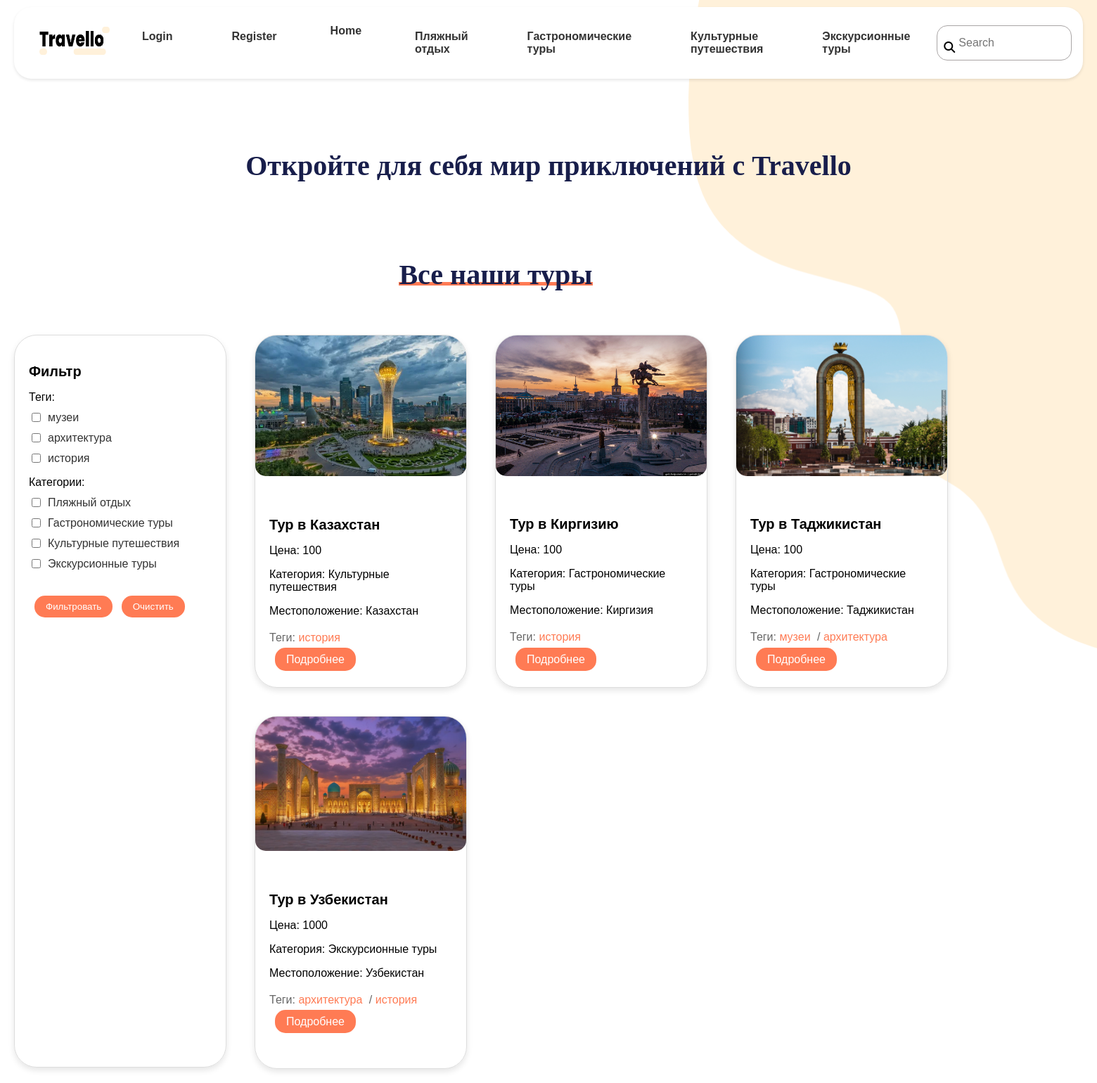
The app's page /tours/, older data.
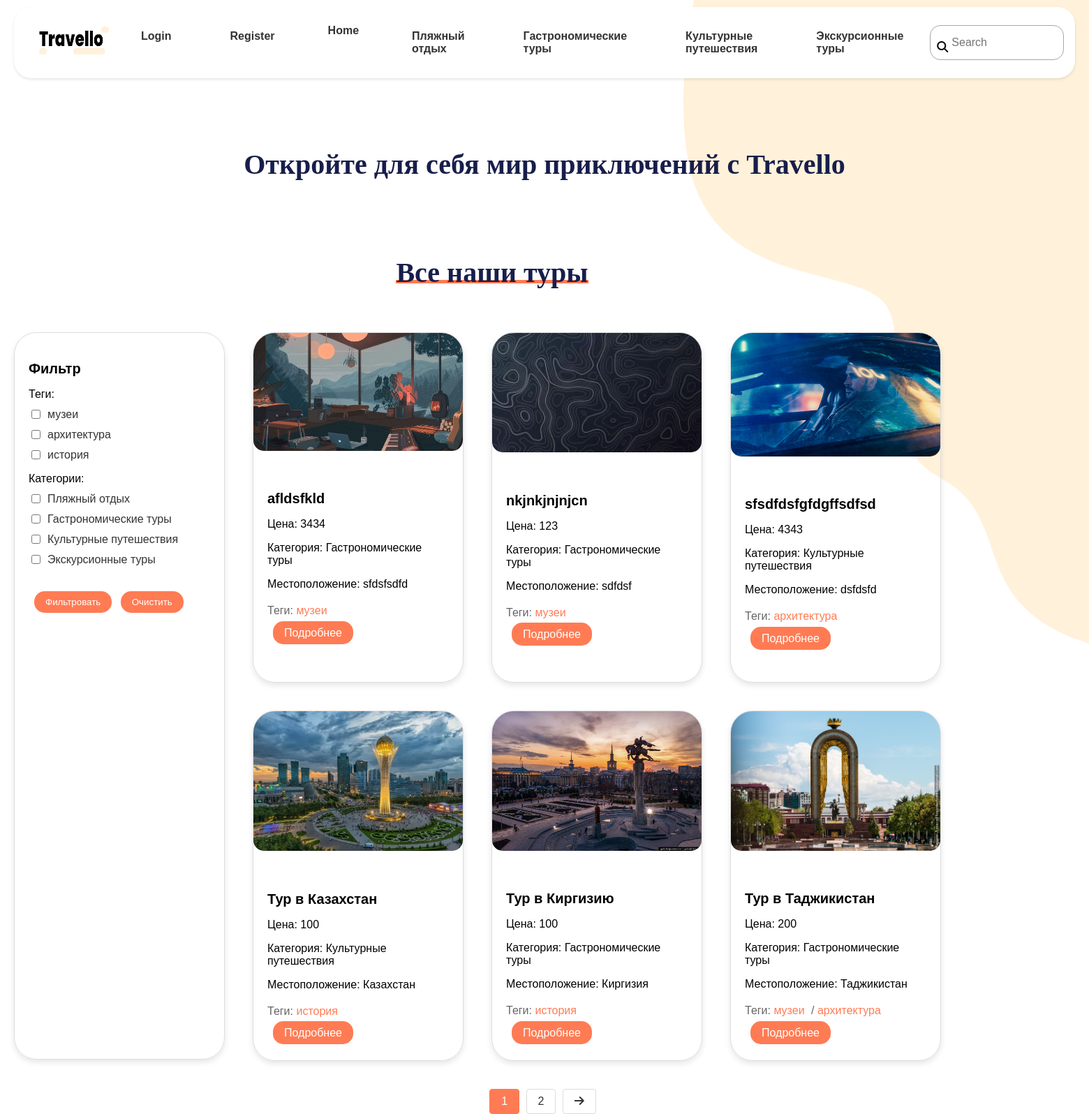
The same page, newer data.
### travel_tour/models.py (models this page shows, shortened)
class Category(models.Model):
    class Meta:
        verbose_name = 'категория'
        verbose_name_plural = 'категории'
    name = models.CharField(max_length=100, verbose_name='название')
    def __str__(self):
        return self.name

class Tour(models.Model):
    class Meta:
        verbose_name = 'тур'
        verbose_name_plural = 'туры'
    name = models.CharField(verbose_name='название', max_length=100)
    image = models.ImageField(verbose_name='изображение', upload_to='tour_images')
    price = models.IntegerField(verbose_name='цена')
    description = models.TextField(verbose_name='описание', max_length=300)
    tags = models.ManyToManyField('Tag', verbose_name='теги')
    category = models.ForeignKey('Category', on_delete=models.PROTECT, related_name='tours', verbose_name='категория')
    location = models.CharField(max_length=200, verbose_name='местоположение')

class Tag(models.Model):
    class Meta:
        verbose_name = 'тег'
        verbose_name_plural = 'теги'
    name = models.CharField(max_length=100, verbose_name='название')
    def __str__(self):
        return self.name

### travel_tour/views.py (the view)
# urls.py: path('', views.main, name='index'),
def main(request):
    tours = Tour.objects.all().order_by('name')
    search_query = request.GET.get('search')
    if search_query:
        tours = tours.filter(Q(name__icontains=search_query) | Q(category__name__icontains=search_query) | Q(tags__name__icontains=search_query)).distinct()
    category_id = request.GET.get('category')
    if category_id:
        category = Category.objects.get(id=category_id)
        tours = tours.filter(category=category)
    tag_id = request.GET.get('tag')
    if tag_id:
        tag = Tag.objects.get(id=tag_id)
        tours = tours.filter(tags=tag)
    filterset = TourFilter(request.GET, queryset=tours)
    tours = filterset.qs
    print("Filtered tours count:", tours.count())
    paginator = Paginator(tours, 6)
    page_number = request.GET.get('page')
    page_obj = paginator.get_page(page_number)
    tags = Tag.objects.all()
    return render(request, 'index.html', {'page_obj': page_obj, 'tags': tags, 'filterset': filterset})

### travel_tour/templatetags/custom_tags.py (called while the page is built)
@register.simple_tag()
def get_categories():
    return Category.objects.all()

### templates/index.html (shortened to what this page needs)
{% extends 'base.html' %}
{% block content %}
    <div class="home_title mb-4">
        <div class="home_text text-center">
            <h2>Откройте для себя мир приключений с Travello</h2>
        </div>
        <div class="all_tours_text text-center">
            <h3>Все наши туры</h3>
        </div>
    </div>
    <div class="row" style="margin-top:50px">
        <div class="col-12 col-md-4 col-lg-3 mb-4">
            <div class="card h-100" style="height: 1040px">
                <div class="card-body">
                    <h3 class="card-title">Фильтр</h3>
                    {% include 'components/tour_filter.html' %}
                </div>
            </div>
        </div>
        <div class="col-12 col-md-8 col-lg-9">
            <div class="row">
                {% for item in page_obj %}
                    <div class="col-12 col-sm-6 col-md-4 mb-4">
                        <div class="card h-100">
                            <img src="{{ item.image.url }}" class="card-img-top" alt="{{ item.name }}">
                            <div class="card-body">
                                <h5 class="card-title">{{ item.name }}</h5>
                                <p class="card-price">Цена: {{ item.price }}</p>
                                <p class="card-category">Категория: {{ item.category }}</p>
                                <p class="card-location">Местоположение: {{ item.location }}</p>
                                <p class="card-text">
                                    Теги:
                                    {% for tag in item.tags.all %}
                                        <a href="#" class="badge bg-secondary">{{ tag.name }}</a>{% if not forloop.last %} / {% endif %}
                                    {% endfor %}
                                </p>
                                <a href="{% url 'detail_tour' item.id %}" class="btn btn-primary">Подробнее</a>
                            </div>
                        </div>
                    </div>
                {% endfor %}
            </div>
        </div>
    </div>
    {% include 'pagination.html' %}
{% endblock %}

### templates/components/nav_categories.html
{% load custom_tags %}
{% get_categories as categories %}
{% for category in categories %}
    <li class="nav-item">
        <a class="nav-link" href="{% url 'index' %}?category={{ category.id }}">{{ category.name }}</a>
    </li>
{% endfor %}

Row changes from the older to the newer data that the page shows:
no longer on this page (row unchanged): Tour: image (picture), name "Тур в Узбекистан", price "1000", category "Экскурсионные туры", location "Узбекистан", Tag (name "архитектура"), Tag (name "история")
added Tour: image (picture), name "afldsfkld", price "3434", category "Гастрономические туры", location "sfdsfsdfd", Tag (name "музеи")
added Tour: image (picture), name "nkjnkjnjnjcn", price "123", category "Гастрономические туры", location "sdfdsf", Tag (name "музеи")
added Tour: image (picture), name "sfsdfdsfgfdgffsdfsd", price "4343", category "Культурные путешествия", location "dsfdsfd", Tag (name "архитектура")
changed Tour "Тур в Таджикистан": price "100" → "200"
Text that changed along with them:
new list line: "1"
new list line: "2"
